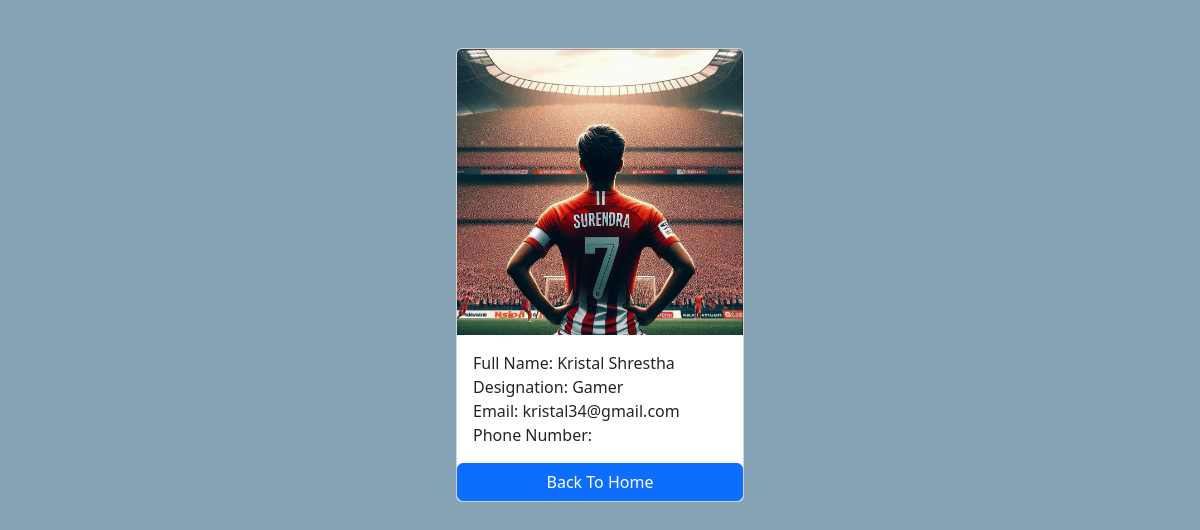
Screenshot of /employees/2/ with the database file from the repository.
### employees/models.py (models this page shows)
class Employee(models.Model):
    firstName = models.CharField(max_length = 20)
    lastName = models.CharField(max_length=20)
    photo = models.ImageField(upload_to="images")
    designation = models.CharField(max_length=50)
    emailAddress = models.EmailField(max_length=50, unique=True)
    phoneNumber = models.CharField(max_length=10, blank=True)
    create_at = models.DateTimeField(auto_now_add=True)
    updated_at = models.DateTimeField(auto_now=True)
    def __str__(self):
        return self.firstName + " "+  self.lastName

### employees/views.py (the view)
# urls.py: path('<int:pk>/', views.employee_details, name="employee_details"),
def employee_details(request, pk):
    try:
        employee = Employee.objects.get(pk=pk)
        print(employee)
        context ={
            'employee': employee,
        }
        return render(request, "employeeDetails.html", context)
    except:
        raise Http404

### templates/employeeDetails.html (shortened to what this page needs)
{% load static %}
<!DOCTYPE html>
<html lang="en">
<head>
  <link href="https://cdn.jsdelivr.net/npm/bootstrap@5.3.3/dist/css/bootstrap.min.css" rel="stylesheet">
  <link rel="stylesheet" href= "{% static "css/style.css" %}">
</head>
<body>
  <div class = "container pt-5">
    <div class="card mx-auto" style="width: 18rem;">
        <img src="{{employee.photo.url}}" class="card-img-top" alt="Employee's Photo">
        <div class="card-body">
          <p class="card-text m-0">Full Name: {{employee.firstName}} {{employee.lastName}}</p>
          <p class="card-text m-0">Designation: {{employee.designation}}</p>
          <p class="card-text m-0">Email: {{employee.emailAddress}}</p>
          <p class="card-text m-0">Phone Number: {{employee.phoneNumber}}</p>
        </div>
        <a href="{% url "HomePage" %}" class="btn btn-primary">Back To Home</a>
      </div>
  </div>
</body>
</html>

### mysite/static/css/style.css (style rules this page uses)
body { background-color: #86a3b6; }

### rows the page displays
Employee: photo (picture), firstName "Kristal", lastName "Shrestha", designation "Gamer", emailAddress "kristal34@gmail.com"
